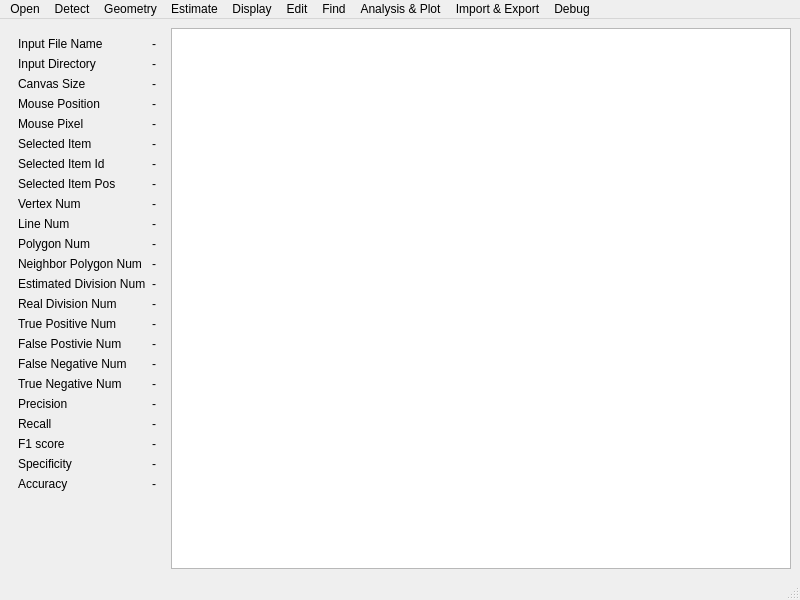
<?xml version="1.0" encoding="UTF-8"?>
<ui version="4.0">
 <class>MainWindow</class>
 <widget class="QMainWindow" name="MainWindow">
  <property name="geometry">
   <rect>
    <x>0</x>
    <y>0</y>
    <width>800</width>
    <height>600</height>
   </rect>
  </property>
  <property name="windowTitle">
   <string>MainWindow</string>
  </property>
  <widget class="QWidget" name="centralwidget">
   <layout class="QHBoxLayout" name="horizontalLayout">
    <item>
     <widget class="QWidget" name="widget" native="true">
      <layout class="QFormLayout" name="formLayout_2">
       <item row="0" column="0">
        <widget class="QLabel" name="label_input_file_name">
         <property name="text">
          <string>Input File Name</string>
         </property>
        </widget>
       </item>
       <item row="0" column="1">
        <widget class="QLabel" name="label_input_file_name_value">
         <property name="text">
          <string>-</string>
         </property>
        </widget>
       </item>
       <item row="1" column="0">
        <widget class="QLabel" name="label_input_directory">
         <property name="text">
          <string>Input Directory</string>
         </property>
        </widget>
       </item>
       <item row="1" column="1">
        <widget class="QLabel" name="label_input_directory_value">
         <property name="text">
          <string>-</string>
         </property>
         <property name="wordWrap">
          <bool>true</bool>
         </property>
        </widget>
       </item>
       <item row="2" column="0">
        <widget class="QLabel" name="label_canvas_size">
         <property name="text">
          <string>Canvas Size</string>
         </property>
        </widget>
       </item>
       <item row="2" column="1">
        <widget class="QLabel" name="label_canvas_size_value">
         <property name="text">
          <string>-</string>
         </property>
        </widget>
       </item>
       <item row="3" column="0">
        <widget class="QLabel" name="label_mouse_position">
         <property name="text">
          <string>Mouse Position</string>
         </property>
        </widget>
       </item>
       <item row="3" column="1">
        <widget class="QLabel" name="label_mouse_position_value">
         <property name="text">
          <string>-</string>
         </property>
        </widget>
       </item>
       <item row="4" column="0">
        <widget class="QLabel" name="label_mouse_pixel">
         <property name="text">
          <string>Mouse Pixel</string>
         </property>
        </widget>
       </item>
       <item row="4" column="1">
        <widget class="QLabel" name="label_mouse_pixel_value">
         <property name="text">
          <string>-</string>
         </property>
        </widget>
       </item>
       <item row="5" column="0">
        <widget class="QLabel" name="label_selected_item">
         <property name="text">
          <string>Selected Item</string>
         </property>
        </widget>
       </item>
       <item row="5" column="1">
        <widget class="QLabel" name="label_selected_item_name">
         <property name="text">
          <string>-</string>
         </property>
        </widget>
       </item>
       <item row="6" column="0">
        <widget class="QLabel" name="label_selected_item_id">
         <property name="text">
          <string>Selected Item Id</string>
         </property>
        </widget>
       </item>
       <item row="6" column="1">
        <widget class="QLabel" name="label_selected_item_id_value">
         <property name="text">
          <string>-</string>
         </property>
        </widget>
       </item>
       <item row="8" column="0">
        <widget class="QLabel" name="label_vertex_number">
         <property name="text">
          <string>Vertex Num</string>
         </property>
        </widget>
       </item>
       <item row="8" column="1">
        <widget class="QLabel" name="label_vertex_number_value">
         <property name="text">
          <string>-</string>
         </property>
        </widget>
       </item>
       <item row="7" column="0">
        <widget class="QLabel" name="label_selected_item_pos">
         <property name="text">
          <string>Selected Item Pos</string>
         </property>
        </widget>
       </item>
       <item row="7" column="1">
        <widget class="QLabel" name="label_selected_item_pos_value">
         <property name="text">
          <string>-</string>
         </property>
        </widget>
       </item>
       <item row="9" column="0">
        <widget class="QLabel" name="label_line_number">
         <property name="text">
          <string>Line Num</string>
         </property>
        </widget>
       </item>
       <item row="9" column="1">
        <widget class="QLabel" name="label_line_number_value">
         <property name="text">
          <string>-</string>
         </property>
        </widget>
       </item>
       <item row="10" column="0">
        <widget class="QLabel" name="label_polygon_number">
         <property name="text">
          <string>Polygon Num</string>
         </property>
        </widget>
       </item>
       <item row="10" column="1">
        <widget class="QLabel" name="label_polygon_number_value">
         <property name="text">
          <string>-</string>
         </property>
        </widget>
       </item>
       <item row="11" column="0">
        <widget class="QLabel" name="label_neighbor_polygon_number">
         <property name="text">
          <string>Neighbor Polygon Num</string>
         </property>
        </widget>
       </item>
       <item row="11" column="1">
        <widget class="QLabel" name="label_neighbor_polygon_number_value">
         <property name="text">
          <string>-</string>
         </property>
        </widget>
       </item>
       <item row="12" column="0">
        <widget class="QLabel" name="label_estimated_division_number">
         <property name="text">
          <string>Estimated Division Num</string>
         </property>
        </widget>
       </item>
       <item row="12" column="1">
        <widget class="QLabel" name="label_estimated_division_number_value">
         <property name="text">
          <string>-</string>
         </property>
        </widget>
       </item>
       <item row="13" column="0">
        <widget class="QLabel" name="label_real_division_number">
         <property name="text">
          <string>Real Division Num</string>
         </property>
        </widget>
       </item>
       <item row="13" column="1">
        <widget class="QLabel" name="label_real_division_number_value">
         <property name="text">
          <string>-</string>
         </property>
        </widget>
       </item>
       <item row="14" column="0">
        <widget class="QLabel" name="label_true_positive_number">
         <property name="text">
          <string>True Positive Num</string>
         </property>
        </widget>
       </item>
       <item row="14" column="1">
        <widget class="QLabel" name="label_true_positive_number_value">
         <property name="text">
          <string>-</string>
         </property>
        </widget>
       </item>
       <item row="15" column="0">
        <widget class="QLabel" name="label_false_positive_number">
         <property name="text">
          <string>False Postivie Num</string>
         </property>
        </widget>
       </item>
       <item row="15" column="1">
        <widget class="QLabel" name="label_false_positive_number_value">
         <property name="text">
          <string>-</string>
         </property>
        </widget>
       </item>
       <item row="16" column="0">
        <widget class="QLabel" name="label_false_negative_number">
         <property name="text">
          <string>False Negative Num</string>
         </property>
        </widget>
       </item>
       <item row="16" column="1">
        <widget class="QLabel" name="label_false_negative_number_value">
         <property name="text">
          <string>-</string>
         </property>
        </widget>
       </item>
       <item row="17" column="0">
        <widget class="QLabel" name="label_true_negative_number">
         <property name="text">
          <string>True Negative Num</string>
         </property>
        </widget>
       </item>
       <item row="17" column="1">
        <widget class="QLabel" name="label_true_negative_number_value">
         <property name="text">
          <string>-</string>
         </property>
        </widget>
       </item>
       <item row="18" column="0">
        <widget class="QLabel" name="label_precision">
         <property name="text">
          <string>Precision</string>
         </property>
        </widget>
       </item>
       <item row="18" column="1">
        <widget class="QLabel" name="label_precision_value">
         <property name="text">
          <string>-</string>
         </property>
        </widget>
       </item>
       <item row="19" column="0">
        <widget class="QLabel" name="label_recall">
         <property name="text">
          <string>Recall</string>
         </property>
        </widget>
       </item>
       <item row="19" column="1">
        <widget class="QLabel" name="label_recall_value">
         <property name="text">
          <string>-</string>
         </property>
        </widget>
       </item>
       <item row="20" column="0">
        <widget class="QLabel" name="label_F1_score">
         <property name="text">
          <string>F1 score</string>
         </property>
        </widget>
       </item>
       <item row="20" column="1">
        <widget class="QLabel" name="label_F1_score_value">
         <property name="text">
          <string>-</string>
         </property>
        </widget>
       </item>
       <item row="21" column="0">
        <widget class="QLabel" name="label_specificity">
         <property name="text">
          <string>Specificity</string>
         </property>
        </widget>
       </item>
       <item row="21" column="1">
        <widget class="QLabel" name="label_specificity_value">
         <property name="text">
          <string>-</string>
         </property>
        </widget>
       </item>
       <item row="22" column="0">
        <widget class="QLabel" name="label_accuracy">
         <property name="text">
          <string>Accuracy</string>
         </property>
        </widget>
       </item>
       <item row="22" column="1">
        <widget class="QLabel" name="label_accuracy_value">
         <property name="text">
          <string>-</string>
         </property>
        </widget>
       </item>
      </layout>
     </widget>
    </item>
    <item>
     <widget class="InteractiveGraphicsView" name="graphicsView"/>
    </item>
   </layout>
  </widget>
  <widget class="QMenuBar" name="menubar">
   <property name="geometry">
    <rect>
     <x>0</x>
     <y>0</y>
     <width>800</width>
     <height>20</height>
    </rect>
   </property>
   <widget class="QMenu" name="menuOpen">
   <property name="title">
    <string>Open</string>
   </property>
   <addaction name="actionOpen_Raw_Image"/>
    <addaction name="actionOpen_Background"/>
    <addaction name="actionCreate_Canvas"/>
  </widget>
   <widget class="QMenu" name="menuEdit">
    <property name="title">
     <string>Edit</string>
    </property>
    <addaction name="actionReset_All"/>
    <addaction name="separator"/>
    <addaction name="actionEdit_Setting"/>
    <addaction name="actionDelete_Image"/>
    <addaction name="actionAdd_Vertex"/>
    <addaction name="actionDelete_Vertex"/>
    <addaction name="actionDelete_All_Vertices"/>
    <addaction name="actionAdd_Line"/>
    <addaction name="actionDelete_Line"/>
    <addaction name="actionDelete_All_Lines"/>
    <addaction name="actionAdd_Polygon"/>
    <addaction name="actionDelete_Polygon"/>
    <addaction name="actionDelete_All_Polygons"/>
   </widget>
   <widget class="QMenu" name="menuDetection">
    <property name="title">
     <string>Detect</string>
    </property>
    <addaction name="actionSkeletonization"/>
    <addaction name="actionVertex_Detection"/>
    <addaction name="actionLine_Detection"/>
    <addaction name="actionPolygon_Detection"/>
    <addaction name="actionDetect_Neighbor_Pairs"/>
   </widget>
   <widget class="QMenu" name="menuGeometry">
    <property name="title">
     <string>Geometry</string>
    </property>
    <addaction name="actionGeometry_Calculation_Setting"/>
    <addaction name="actionNeighbor_Pair_Geometry_Calculation"/>
    <addaction name="actionBatch_Neighbor_Pair_Geometry_Calculation"/>
    <addaction name="actionBatch_Single_Cell_Geometry_Calculation"/>
   </widget>
   <widget class="QMenu" name="menuEstimate">
    <property name="title">
     <string>Estimate</string>
    </property>
    <addaction name="actionEstimate_division_by_single_geometry"/>
    <addaction name="actionCompare_with_real_division"/>
    <addaction name="actionBatch_Estimate_Division_by_single_geometry"/>
    <addaction name="actionBatch_Estimate_Division_by_designated_geometry"/>
    <addaction name="actionPrecision_and_Recall_Curve_Over_Single_Geometry"/>
   </widget>
   <widget class="QMenu" name="menuDisplay">
    <property name="title">
     <string>Display</string>
    </property>
    <addaction name="actionVertex_Display_Setting"/>
    <addaction name="actionLine_Display_Setting"/>
    <addaction name="actionPolygon_Display_Setting"/>
    <addaction name="actionNeighbor_Pair_Display_Setting"/>
    <addaction name="actionDivision_Pair_Display_Setting"/>
   </widget>
   <widget class="QMenu" name="menuDebug">
   <property name="title">
     <string>Debug</string>
    </property>
   <addaction name="actionGenerate_Random_Network"/>
    <addaction name="actionDebug_All"/>
    <addaction name="actionCheck_Geometry_Calculation_Single_Pair"/>
    <addaction name="actionComparing_Batch_Estimation"/>
    <addaction name="actionExport_Geometric_Feature_Names"/>
   </widget>
   <widget class="QMenu" name="menuFind">
    <property name="title">
     <string>Find</string>
    </property>
    <addaction name="actionFind_Vertex"/>
    <addaction name="actionFind_Line"/>
    <addaction name="actionFind_Polygon"/>
   </widget>
   <widget class="QMenu" name="menuPlot">
    <property name="title">
     <string>Analysis &amp;&amp; Plot</string>
    </property>
    <addaction name="actionComparing_Daughter_and_Non_Daughter_Group_Box_Plot"/>
    <addaction name="actionComparing_Daughter_and_Non_Daughter_Group_Histogram_Plot"/>
    <addaction name="actionTemporal_Analysis_Over_Single_Geometry_Box_Plot"/>
   </widget>
   <widget class="QMenu" name="menuImport_Export">
   <property name="title">
    <string>Import &amp;&amp; Export</string>
   </property>
    <addaction name="actionImport"/>
    <addaction name="actionImport_All_Data"/>
    <addaction name="actionExport"/>
    <addaction name="actionExport_All_Data"/>
   </widget>
   <addaction name="menuOpen"/>
   <addaction name="menuDetection"/>
   <addaction name="menuGeometry"/>
   <addaction name="menuEstimate"/>
   <addaction name="menuDisplay"/>
   <addaction name="menuEdit"/>
   <addaction name="menuFind"/>
   <addaction name="menuPlot"/>
   <addaction name="menuImport_Export"/>
   <addaction name="menuDebug"/>
  </widget>
  <widget class="QStatusBar" name="statusbar"/>
  <action name="actionDebug_All">
   <property name="text"><string>Debug All</string></property>
  </action>
  <action name="actionOpen_Raw_Image">
   <property name="text">
    <string>Open Raw Image</string>
   </property>
  </action>
  <action name="actionOpen_Background">
   <property name="text">
    <string>Open Background</string>
   </property>
  </action>
  <action name="actionCreate_Canvas">
   <property name="text">
    <string>Create Canvas</string>
   </property>
  </action>
  <action name="actionDelete_Image">
   <property name="text">
    <string>Delete Image</string>
   </property>
  </action>
  <action name="actionReset_All">
   <property name="text">
    <string>Reset All</string>
   </property>
  </action>
  <action name="actionAdd_Vertex">
   <property name="text">
    <string>Add Vertex</string>
   </property>
  </action>
  <action name="actionDelete_Vertex">
   <property name="text">
    <string>Delete Vertex</string>
   </property>
  </action>
  <action name="actionDelete_All_Vertices">
   <property name="text">
    <string>Delete All Vertices</string>
   </property>
  </action>
  <action name="actionVertex_Display_Setting">
   <property name="text">
    <string>Vertex Display Setting</string>
   </property>
  </action>
  <action name="actionFind_Vertex">
   <property name="text">
    <string>Find Vertex</string>
   </property>
  </action>
  <action name="actionAdd_Line">
   <property name="text">
    <string>Add Line</string>
   </property>
  </action>
  <action name="actionDelete_Line">
   <property name="text">
    <string>Delete Line</string>
   </property>
  </action>
  <action name="actionDelete_All_Lines">
   <property name="text">
    <string>Delete All Lines</string>
   </property>
  </action>
  <action name="actionFind_Line">
   <property name="text">
    <string>Find Line</string>
   </property>
  </action>
  <action name="actionLine_Display_Setting">
   <property name="text">
    <string>Line Display Setting</string>
   </property>
  </action>
  <action name="actionAdd_Polygon">
   <property name="text">
    <string>Add Polygon</string>
   </property>
  </action>
  <action name="actionDelete_Polygon">
   <property name="text">
    <string>Delete Polygon</string>
   </property>
  </action>
  <action name="actionDelete_All_Polygons">
   <property name="text">
    <string>Delete All Polygons</string>
   </property>
  </action>
  <action name="actionPolygon_Display_Setting">
   <property name="text">
    <string>Polygon Display Setting</string>
   </property>
  </action>
  <action name="actionFind_Polygon">
   <property name="text">
    <string>Find Polygon</string>
   </property>
  </action>
  <action name="actionGenerate_Random_Network">
   <property name="text">
    <string>Generate Random Network</string>
   </property>
  </action>
  <action name="actionDetect_Neighbor_Pairs">
   <property name="text">
    <string>Detect Neighbor Pairs</string>
   </property>
  </action>
  <action name="actionNeighbor_Pair_Display_Setting">
   <property name="text">
    <string>Neighbor Pair Display Setting</string>
   </property>
  </action>
  <action name="actionDivision_Pair_Display_Setting">
   <property name="text">
    <string>Division Pair Display Setting</string>
   </property>
  </action>
  <action name="actionSkeletonization">
   <property name="text">
    <string>Skeletonization</string>
   </property>
  </action>
  <action name="actionVertex_Detection">
   <property name="text">
    <string>Vertex Detection</string>
   </property>
  </action>
  <action name="actionLine_Detection">
   <property name="text">
    <string>Line Detection</string>
   </property>
  </action>
  <action name="actionPolygon_Detection">
   <property name="text">
    <string>Polygon Detection</string>
   </property>
  </action>
  <action name="actionEdit_Setting">
   <property name="text">
    <string>Edit Setting</string>
   </property>
  </action>
  <action name="actionGeometry_Calculation_Setting">
   <property name="text">
    <string>Geometry Calculation Setting</string>
   </property>
  </action>
  <action name="actionNeighbor_Pair_Geometry_Calculation">
   <property name="text">
    <string>Neighbor Pair Geometry Calculation</string>
   </property>
  </action>
  <action name="actionEstimate_division_by_single_geometry">
   <property name="text">
    <string>Estimate division by single geometry</string>
   </property>
  </action>
  <action name="actionCompare_with_real_division">
   <property name="text">
    <string>Compare with real division</string>
   </property>
  </action>
  <action name="actionExport_Setting">
   <property name="text">
    <string>Export Setting</string>
   </property>
  </action>
  <action name="actionImport">
   <property name="text">
    <string>Import</string>
   </property>
  </action>
  <action name="actionImport_All_Data">
   <property name="text">
    <string>Import All Data (JSON)</string>
   </property>
  </action>
  <action name="actionExport">
   <property name="text">
    <string>Export</string>
   </property>
  </action>
  <action name="actionExport_All_Data">
   <property name="text">
    <string>Export All Data (JSON)</string>
   </property>
  </action>
  <action name="actionBatch_Neighbor_Pair_Geometry_Calculation">
    <property name="text">
     <string>Batch Neighbor Pair Geometry Calculation</string>
    </property>
  </action>
  <action name="actionBatch_Single_Cell_Geometry_Calculation">
   <property name="text">
    <string>Batch Single Cell Geometry Calculation</string>
   </property>
  </action>
  <action name="actionBatch_Estimate_Division_by_single_geometry">
   <property name="text">
    <string>Batch Estimate Division by single geometry</string>
   </property>
  </action>
  <action name="actionBatch_Estimate_Division_by_designated_geometry">
   <property name="text">
    <string>Batch Estimate Division by designated geometry</string>
   </property>
  </action>
  <action name="actionCheck_Geometry_Calculation_Single_Pair">
   <property name="text">
    <string>Check Geometry Calculation (Single Pair)</string>
   </property>
  </action>
  <action name="actionComparing_Daughter_and_Non_Daughter_Group_Box_Plot">
   <property name="text">
    <string>Comparing Daughter and Non-Daughter Group &amp;&amp; Box Plot</string>
   </property>
  </action>
  <action name="actionPrecision_and_Recall_Curve_Over_Single_Geometry">
   <property name="text">
    <string>Batch Estimate Division by ranging single geometry</string>
   </property>
  </action>
  <action name="actionComparing_Daughter_and_Non_Daughter_Group_Histogram_Plot">
   <property name="text">
    <string>Comparing Daughter and Non-Daughter Group &amp;&amp; Histogram Plot</string>
   </property>
  </action>
  <action name="actionTemporal_Analysis_Over_Single_Geometry_Box_Plot">
   <property name="text">
    <string>Temporal Analysis Over Single Geometry &amp;&amp; Box Plot</string>
   </property>
  </action>
  <action name="actionComparing_Batch_Estimation">
   <property name="text">
    <string>Comparing Batch Estimation</string>
   </property>
  </action>
  <action name="actionExport_Geometric_Feature_Names">
   <property name="text">
    <string>Export Geometric Feature Names</string>
   </property>
  </action>
 </widget>
 <customwidgets>
  <customwidget>
   <class>InteractiveGraphicsView</class>
   <extends>QGraphicsView</extends>
   <header>interactivegraphicsview.h</header>
  </customwidget>
 </customwidgets>
 <resources/>
 <connections/>
</ui>
